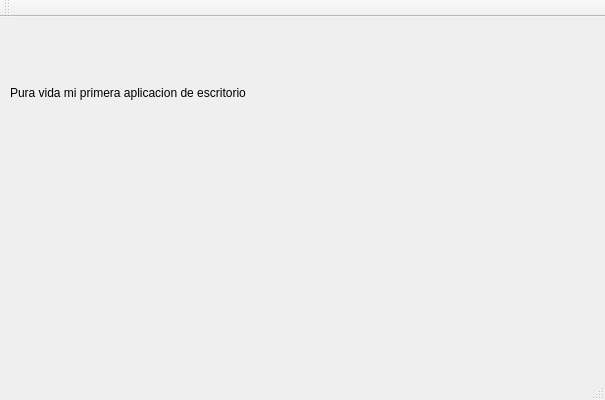
<?xml version="1.0" encoding="UTF-8"?>
<ui version="4.0">
 <class>QtWidgetsApplication1Class</class>
 <widget class="QMainWindow" name="QtWidgetsApplication1Class">
  <property name="geometry">
   <rect>
    <x>0</x>
    <y>0</y>
    <width>605</width>
    <height>400</height>
   </rect>
  </property>
  <property name="windowTitle">
   <string>QtWidgetsApplication1</string>
  </property>
  <widget class="QWidget" name="centralWidget">
   <widget class="QLabel" name="label">
    <property name="geometry">
     <rect>
      <x>10</x>
      <y>-10</y>
      <width>261</width>
      <height>171</height>
     </rect>
    </property>
    <property name="text">
     <string>Pura vida mi primera aplicacion de escritorio</string>
    </property>
   </widget>
  </widget>
  <widget class="QMenuBar" name="menuBar">
   <property name="geometry">
    <rect>
     <x>0</x>
     <y>0</y>
     <width>605</width>
     <height>21</height>
    </rect>
   </property>
  </widget>
  <widget class="QToolBar" name="mainToolBar">
   <attribute name="toolBarArea">
    <enum>TopToolBarArea</enum>
   </attribute>
   <attribute name="toolBarBreak">
    <bool>false</bool>
   </attribute>
  </widget>
  <widget class="QStatusBar" name="statusBar"/>
 </widget>
 <layoutdefault spacing="6" margin="11"/>
 <resources>
  <include location="QtWidgetsApplication1.qrc"/>
 </resources>
 <connections/>
</ui>
